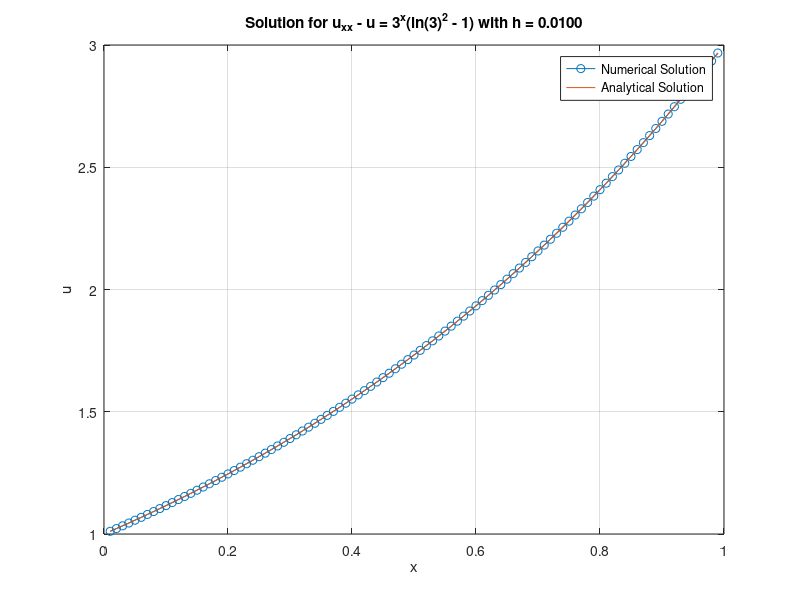

The MATLAB script that drew this image:
h = 0.01;

x = (h:h:(1-h))';
m = length(x);
e = ones(m, 1);

Dxx = spdiags([e (-2*e - h*h*e) e], [-1 0 1], m, m);
Dxx = Dxx / h^2;

f = 3.^x * (log(3)^2 - 1);
f(1) = f(1) - 1 / h^2;
f(m) = f(m) - 3 / h^2;

u_numerical = Dxx \ f;

u_analytical = 3.^x;

error = max(abs(u_numerical - u_analytical));

figure;
plot(x, u_numerical, '-o', 'DisplayName', 'Numerical Solution');
hold on;
plot(x, u_analytical, '-', 'DisplayName', 'Analytical Solution');
xlabel('x');
ylabel('u');
title(sprintf('Solution for u_{xx} - u = 3^{x}(ln(3)^2 - 1) with h = %.4f', h));
legend;
grid on;
hold off;
exportgraphics(gcf, "5b_add.png", 'Resolution', 300);